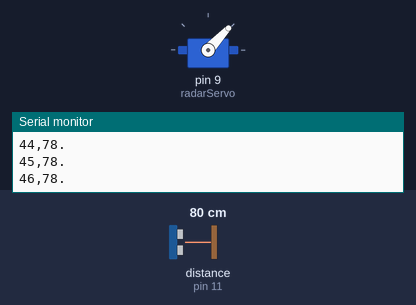
Recording of a sketch running on a simulated Arduino Uno, built with avr-gcc and run on an emulated ATmega328P. Shown: servo, the last lines printed to the serial monitor. Wiring (inferred from the names in the program): ultrasonic range finder: trigger pin 10; echo pin 11. The inputs (shaded band) are chosen by the test bench; at power-on: distance to the obstacle (sensor on pin 11) 80 cm. The echo pulse lasts 58.3 µs per cm.

Above: at 1.2 s.
1.3 s: distance to the obstacle (sensor on pin 11) set to 2 cm
At 1.68 s:
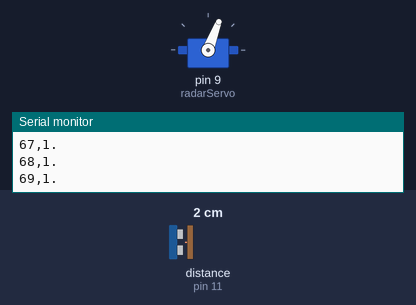
4.3 s: distance to the obstacle (sensor on pin 11) set to 18 cm
At 4.51 s:
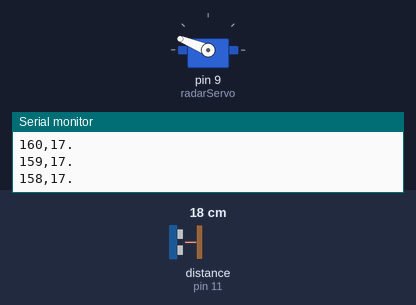
Timing chart, 0 to 13.3 s (numbered marks = the images above; inputs shaded):
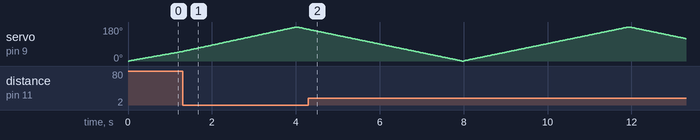

The sketch:

working-code.ino
```cpp
#include <Servo.h>

Servo radarServo;

const int trigPin = 10;
const int echoPin = 11;

long duration;
int distance;

void setup() {
  pinMode(trigPin, OUTPUT);
  pinMode(echoPin, INPUT);

  radarServo.attach(9);
  Serial.begin(9600);
}

void loop() {

  // Sweep 0 → 180
  for (int angle = 0; angle <= 180; angle++) {
    radarServo.write(angle);
    distance = getDistance();

    Serial.print(angle);
    Serial.print(",");
    Serial.print(distance);
    Serial.println(".");

    delay(20);
  }

  // Sweep 180 → 0
  for (int angle = 180; angle >= 0; angle--) {
    radarServo.write(angle);
    distance = getDistance();

    Serial.print(angle);
    Serial.print(",");
    Serial.print(distance);
    Serial.println(".");

    delay(20);
  }
}

int getDistance() {
  digitalWrite(trigPin, LOW);
  delayMicroseconds(2);

  digitalWrite(trigPin, HIGH);
  delayMicroseconds(10);
  digitalWrite(trigPin, LOW);

  duration = pulseIn(echoPin, HIGH, 25000); // timeout ~4m
  int dist = duration * 0.034 / 2;

  if (dist > 200 || dist == 0) return 200; // clamp
  return dist;
}
```
